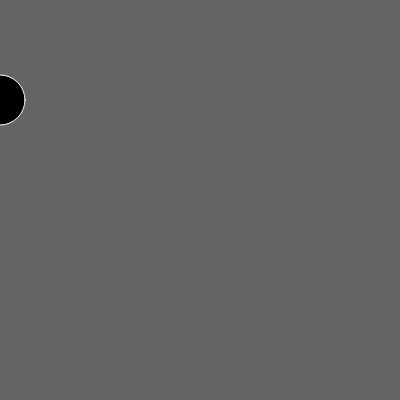
Frame 1 (no input)
Frame 60 (no input): identical to frame 1, image omitted
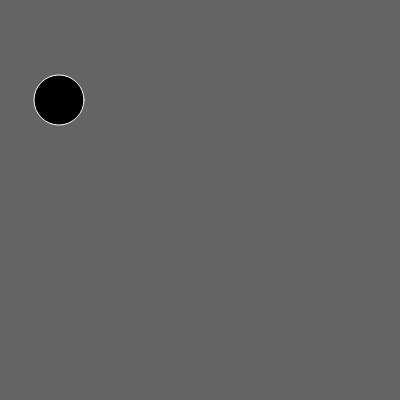
Frame 120 (the mouse pressed at the canvas centre since frame 60)

The p5.js sketch that drew these frames (run headless with seeded random() and noise() and a simulated clock; from frame 60 on, the mouse is pressed at the canvas centre):

// p5.js sketch
// ── sketch.js
var moving = false;

var circleX = 0;
var circleY = 100;

function setup() {
	createCanvas(400, 400);
}

function draw() {
	background(100);
	stroke(255);
	fill(0);
	ellipse(circleX, circleY, 50, 50);
	if (moving) {
		circleX = circleX + 1;
	}

}

function mousePressed() {
	moving = !moving;
}
